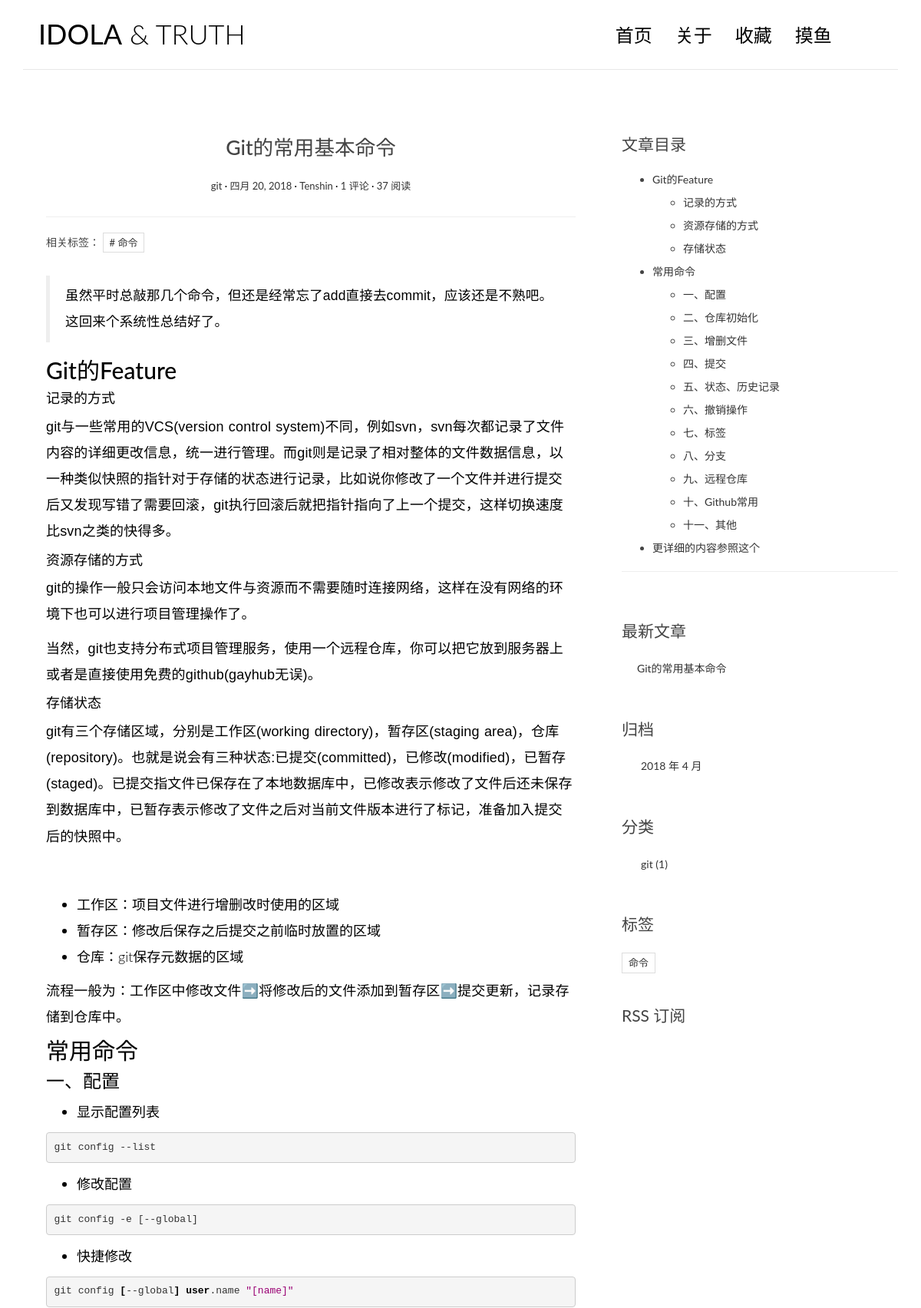
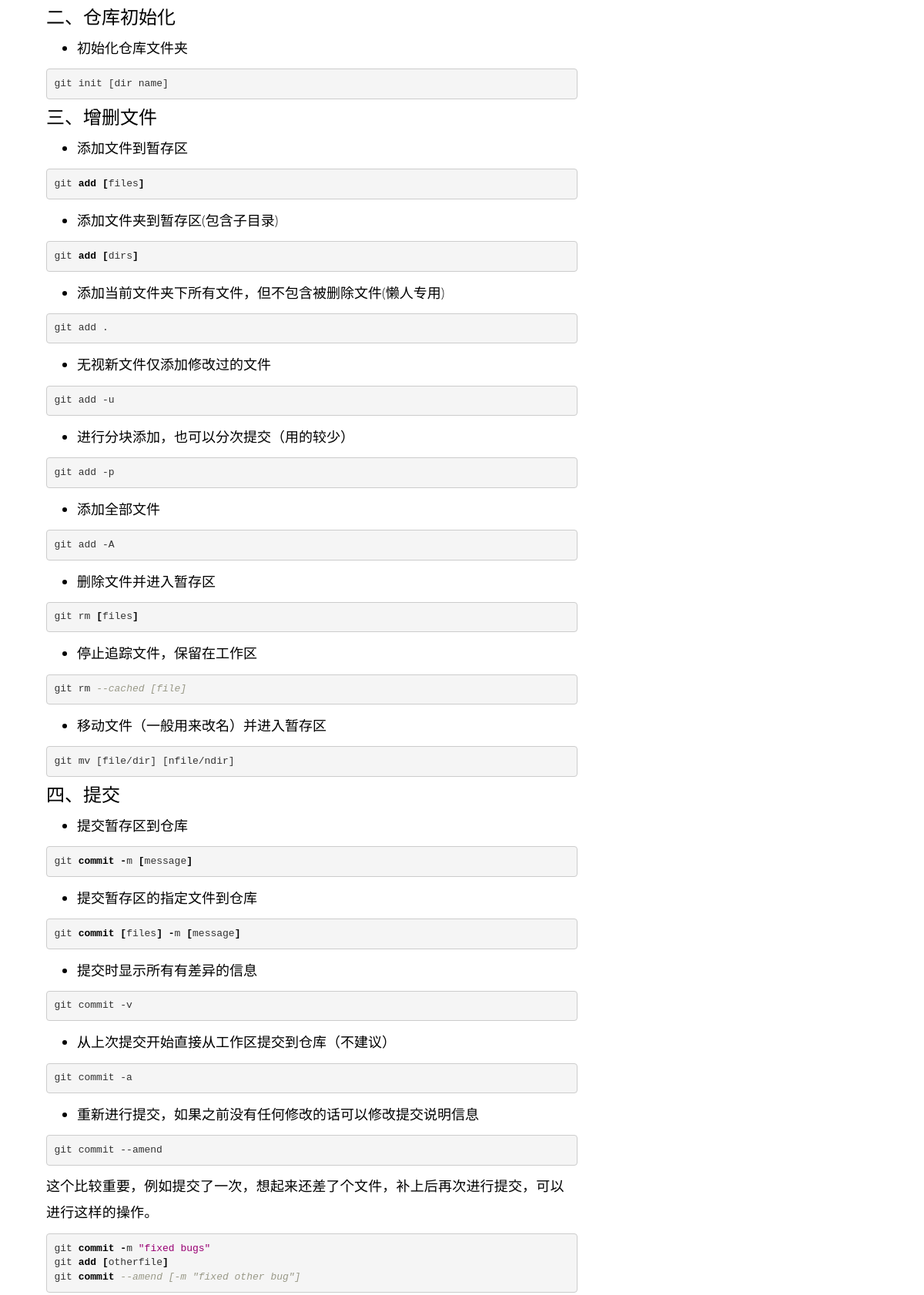
Screenshot of /post/3/ (upper part) with the database file from the repository (2 pictures, top to bottom).
### blog/models.py (models this page shows, shortened)
@python_2_unicode_compatible
class Post(models.Model):
    title = models.CharField(max_length=70)
    body = models.TextField()
    create_time = models.DateField()
    modified_time = models.DateField()
    excerpt = models.CharField(max_length=200, blank=True)
    """
    分类标签相关
    """
    category = models.ForeignKey(Category, on_delete=models.CASCADE)
    tags = models.ManyToManyField(Tag, blank=True)
    """
    文章作者，django.contrib.auth 是 Django 内置的应用，专门用于处理网站用户的注册、登录等流程
    on_delete=models.CASCADE
    也应该是个主键，参数是由user那边的传过来的
    """
    author = models.ForeignKey(User, on_delete=models.CASCADE)
    views = models.PositiveIntegerField(default=0)
    def increase_views(self):
        self.views += 1
        self.save(update_fields=['views'])
    def get_absolute_url(self):
        return reverse('blog:detail', kwargs={'pk': self.pk})
    def save(self, *args, **kwargs):
        if not self.excerpt:
            md = markdown.Markdown(extensions=[
                'markdown.extensions.extra',
                'markdown.extensions.codehilite',
            ])
            self.excerpt = strip_tags(md.convert(self.body))[:54]
        super(Post, self).save(*args, **kwargs)
    class Meta:
        ordering = ['-create_time', 'title']

@python_2_unicode_compatible
class Category(models.Model):
    name = models.CharField(max_length=100)

@python_2_unicode_compatible
class Tag(models.Model):
    name = models.CharField(max_length=100)

### blog/views.py (the view)
# urls.py: url(r'^post/(?P<pk>[0-9]+)/$', views.PostDetailView.as_view(), name='detail'),
class PostDetailView(DetailView):
    model = Post
    template_name = "blog/detail.html"
    context_object_name = "post"
    def get(self, request, *args, **kwargs):
        response = super(PostDetailView, self).get(request, *args, **kwargs)
        self.object.increase_views()
        return response
    def get_object(self, queryset=None):
        post = super(PostDetailView, self).get_object(queryset=None)
        md = markdown.Markdown(extensions=[
            'markdown.extensions.extra',
            'markdown.extensions.codehilite',
            TocExtension(slugify=slugify),
        ])
        post.body = md.convert(post.body)
        post.toc = md.toc
        return post
    def get_context_data(self, **kwargs):
        context = super(PostDetailView, self).get_context_data(**kwargs)
        form = CommentForm
        comment_list = self.object.comment_set.all()
        context.update({
            "form": form,
            "comment_list": comment_list
        })
        return context

### blog/templatetags/blog_tags.py (called while the page is built)
@register.simple_tag
def get_recent_posts(num=5):
    return Post.objects.all()[:num]

@register.simple_tag
def archives():
    return Post.objects.dates('create_time', 'month', order='DESC')

@register.simple_tag
def get_categories():
    return Category.objects.annotate(num_posts=Count('post')).filter(num_posts__gt=0)

@register.simple_tag
def get_tags():
    return Tag.objects.annotate(num_posts=Count('post')).filter(num_posts__gt=0)

### templates/blog/detail.html (shortened to what this page needs)
{% extends 'base.html' %}
        {% block main %}
                <article class="post post-{{ post.pk }}">
                    <header class="entry-header">
                        <h1 class="entry-title">{{ post.title }}</h1>
                        <div class="entry-meta">
                            <span class="post-category"><a href="javascript:void(0);">{{ post.category.name }}</a></span>
                            <span class="post-date">
                                <a href="javascript:void(0);">
                                    <time class="entry-date" datetime="{{ post.create_time }}">
                                        {{ post.create_time }}
                                    </time>
                                </a>
                            </span>
                            <span class="post-author"><a href="javascript:void(0);">{{ post.author }}</a></span>
                            <span class="comments-link"><a href="javascript:void(0);">{{ post.comment_set.count }} 评论</a></span>
                            <span class="views-count"><a href="javascript:void(0);">{{ post.views }} 阅读</a></span>
                        </div>
                        <hr>
                        <div class="widget-tag-cloud">
                            <ul>
                                相关标签：
                                {% for tag in post.tags.all %}
                                    <li>
                                        <a href="{% url 'blog:tag' tag.pk %}"># {{ tag.name }}</a>
                                    </li>
                                {% endfor %}
                            </ul>
                        </div>
                    </header>
                    <br>
                    <div class="entry-content clearfix">
                        {{ post.body|safe }}
                    </div>
                </article>
                {% endblock main %}
            {% block toc %}
                <div class="widget widget-content">
                    <h3 class="widget-title">文章目录</h3>
                    {{ post.toc|safe }}
                    <hr>
                </div>
            {% endblock toc %}

### templates/base.html (shortened to what this page needs)
{% load static from staticfiles %}
{% load blog_tags %}
<!DOCTYPE html>
<html>
<head>
    <link rel="stylesheet" href="http://code.ionicframework.com/ionicons/2.0.1/css/ionicons.min.css">
    <link href="https://cdn.bootcss.com/bootstrap/3.3.7/css/bootstrap.min.css" rel="stylesheet">
    <link rel="stylesheet" href="{% static 'css/pace.css' %}">
    <link rel="stylesheet" href="{% static 'css/custom.css' %}">
    <link rel="stylesheet" href="{% static 'css/highlights/github.css' %}">
    <link rel="stylesheet" href="{% static 'css/simple_style.css' %}">
</head>
<body>
<div class="container">
    <header id="site-header">
        <div class="row">
            <div class="col-md-4 col-sm-5 col-xs-8">
                <div class="logo">
                    <h1><a href="{% url 'blog:index' %}"><b>IDOLA</b>&nbsp;&amp;&nbsp;TRUTH</a></h1>
                </div>
            </div>
            <div class="col-md-8 col-sm-7 col-xs-4">
                <nav class="main-nav" role="navigation">
                    <div class="collapse navbar-collapse" id="bs-example-navbar-collapse-1">
                        <ul class="nav navbar-nav navbar-right">
                            <li class="cl-effect-11"><a href="{% url 'blog:index' %}" data-hover="首页">首页</a></li>
                            <li class="cl-effect-11"><a href="{% url 'blog:about' %}" data-hover="关于">关于</a></li>
                            <li class="cl-effect-11"><a href="{% url 'blog:collection' %}" data-hover="收藏">收藏</a></li>
                            <li class="cl-effect-11">
                                <a href="http://www.theuselessweb.com/" target="_blank" data-hover="摸鱼">摸鱼</a>
                            </li>
                        </ul>
                    </div>
                </nav>
            </div>
        </div>
    </header>
</div>
<div class="content-body">
    <div class="container">
        <div class="row">
            <main class="col-md-8">
                {% block main %}
                {% endblock main %}
            </main>
            <aside class="col-md-4">
                {% block toc %}
                {% endblock toc %}
                <div class="widget widget-recent-posts">
                    <h3 class="widget-title">最新文章</h3>
                    {% get_recent_posts as recent_post_list %}
                    <ul>
                        {% for post in recent_post_list %}
                        <li>
                            <a href="{{ post.get_absolute_url }}">{{ post.title }}</a>
                        </li>
                        {% empty %}
                            暂无文章 ( ^ω^ )
                        {% endfor %}
                    </ul>
                </div>
                <div class="widget widget-archives">
                    <h3 class="widget-title">归档</h3>
                    {% archives as date_list %}
                    <ul>
                        {% for date in date_list %}
                        <li>
                            <a href="{% url 'blog:archives' date.year date.month %}">
                                {{ date.year }} 年 {{ date.month }} 月
                            </a>
                        </li>
                        {% empty %}
                            暂无归档  (´・ω・｀)
                        {% endfor %}
                    </ul>
                </div>
                <div class="widget widget-category">
                    <h3 class="widget-title">分类</h3>
                    {% get_categories as category_list %}
                    <ul>
                        {% for category in category_list %}
                        <li>
                            <a href="{% url 'blog:category' category.pk %}">
                                {{ category.name }}
                                <span class="post-count">({{ category.num_posts }})</span>
                            </a>
                        </li>
                        {% empty %}
                            暂无分类  (´・ω・｀)
                        {% endfor %}
                    </ul>
                </div>
                <div class="widget widget-tag-cloud">
                    <h3 class="widget-title">标签</h3>
                    {% get_tags as tag_list %}
                    <ul>
                        {% for tag in tag_list %}
                        <li>
                            <a href="{% url 'blog:tag' tag.pk %}">{{ tag.name }}</a>
                        </li>
                        {% empty %}
                            暂无标签  (´・ω・｀)
                        {% endfor %}
                    </ul>
                </div>
                <div class="rss">
                    <a href="{% url 'blog:rss' %}"> RSS 订阅</a>
                </div>
            </aside>
        </div>
    </div>
</div>
</body>
</html>

### blog/static/css/custom.css (style rules this page uses)
* { outline: none; }
h1, h2, h3, h4, h5, h6 { margin-top: 0; }
b { font-weight: 400; }
a { color: #333; }
body { color: #444; font-family: 'Lato', sans-serif; }
p { font-family: 'Ubuntu', sans-serif; font-weight: 400; word-spacing: 1px; letter-spacing: 0.01em; }
#site-header { background-color: #FFF; padding: 25px 20px; margin-bottom: 40px; border-bottom: 1px solid #e7e7e7; }
.logo h1 a { color: #000; }
.logo h1 { margin: 0; font-family: 'Lato', sans-serif; font-weight: 300; }
.main-nav { margin-top: 11px; max-width: 95%; }
.main-nav a { color: #000000 !important; padding: 0 0 5px 0 !important; margin-right: 30px; font-family: 'Lato', sans-serif; font-weight: 300; font-size: 24px; }
.cl-effect-11 a { padding: 10px 0; color: #0972b4; text-shadow: none; }
.cl-effect-11 a::before { position: absolute; top: 0; left: 0; overflow: hidden; padding: 0 0 5px 0 !important; max-width: 0; border-bottom: 1px solid #000; color: #000; content: attr(data-hover); white-space: nowrap; -webkit-transition: max-width 0.5s; -moz-transition: max-width 0.5s; transition: max-width 0.5s; }
.content-body { padding-bottom: 4em; }
.post { background: #fff; padding: 30px 30px 0; }
.entry-title { text-align: center; font-size: 1.9em; margin-bottom: 20px; line-height: 1.6; padding: 10px 20px 0; }
.entry-meta { text-align: center; color: #DDDDDD; font-size: 13px; margin-bottom: 30px; }
.entry-content { font-size: 18px; line-height: 1.9; font-weight: 300; color: #000; }
.post-category::after, .post-date::after, .post-author::after, .comments-link::after { content: ' ·'; color: #000; }
.widget { background: #fff; padding: 30px 0 0; }
.widget-title { font-size: 1.5em; margin-bottom: 20px; line-height: 1.6; padding: 10px 0 0; font-weight: 400; }
.widget-recent-posts ul { padding: 0; margin: 0; padding-left: 20px; }
.widget-recent-posts ul li { list-style-type: none; position: relative; line-height: 170%; margin-bottom: 10px; }
.widget-recent-posts ul li::before { content: '\f3d3'; font-family: "Ionicons"; position: absolute; left: -17px; top: 3px; font-size: 16px; color: #000; }
.widget-archives ul { padding: 0; margin: 0; padding-left: 25px; }
.widget-archives ul li { list-style-type: none; position: relative; line-height: 170%; margin-bottom: 10px; }
.widget-archives ul li::before { content: '\f3f3'; font-family: "Ionicons"; position: absolute; left: -25px; top: 1px; font-size: 16px; color: #000; }
.widget-category ul { padding: 0; margin: 0; padding-left: 25px; }
.widget-category ul li { list-style-type: none; position: relative; line-height: 170%; margin-bottom: 10px; }
.widget-category ul li::before { content: '\f3fe'; font-family: "Ionicons"; position: absolute; left: -25px; top: 1px; font-size: 18px; color: #000; }
.widget-tag-cloud ul { padding: 0; margin: 0; margin-right: -10px; }
.widget-tag-cloud ul li { list-style-type: none; font-size: 13px; display: inline-block; margin-right: 10px; margin-bottom: 10px; padding: 3px 8px; border: 1px solid #ddd; }
.widget-content ul ul { margin-top: 10px; }
.widget-content ul li { margin-bottom: 10px; }
.rss { font-size: 21px; margin-top: 30px; }
.rss a { color: #444; }

### blog/static/css/highlights/github.css (style rules this page uses)
.codehilite .k { color: #000000; font-weight: bold }
.codehilite .o { color: #000000; font-weight: bold }
.codehilite .c1 { color: #999988; font-style: italic }
.codehilite .w { color: #bbbbbb }
.codehilite .ss { color: #990073 }

### rows the page displays
Post: title "Git的常用基本命令", category.name "git", create_time "四月 20, 2018", author "Tenshin", comment_set.count "1", views "37", body "虽然平时总敲那几个命令，但还是经常忘了add直接去commit，应该还是不熟吧。这回来个系统性总结好了。 Git的Feature 记录的方式 git与一些常用的VCS(version control system)不同，例如svn，svn每次都记录了文件内容的详细更改信息，统一进行管理。而git则是记录了相对整体的文件数据信息，以一种类似快照的指针对于存储的状态进行记录，比如说你修改了一个文件并进行提交后又发现写错了需要回滚，git执行回滚后就把指针指向了上一个提交，这样切换速度比svn之类的快得多。 资源存储的方式 git的操作一般只会访问本地文件与资源而不需要随时连接网络，这样在没有网络的环境下也可以进行项目管理操作了。 当然，git也支持分布式项目管理服务，使用一个远程仓库，你可以把它放到服务器上或者是直接使用免费的github(gayhub无误)。 存储状态 git有三个存储区域，分别是工作区(working directory)，暂存区(staging area)，仓库(repository)。也就是说会有三种状态:已提交(committed)，已修改(modified)，已暂存(staged)。已提交指文件已保存在了本地数据库中，已修改表示修改了文件后还未保存到数据库中，已暂存表示修改了文件之后对当前文件版本进行了标记，准备加入提交后的快照中。 工作区：项目文件进行增删改时使用的区域 暂存区：修改后保存之后提交之前临时放置的区域 仓库：git保存元数据的区域 流程一般为：工作区中修改文件➡️将修改后的文件添加到暂存区➡️提交更新，记录存储到仓库中。 常用命令…", toc "Git的Feature 记录的方式 资源存储的方式 存储状态 常用命令 一、配置 二、仓库初始化 三、增删文件 四、提交 五、状态、历史记录 六、撤销操作 七、标签 八、分支 九、远程仓库 十、Github常用 十一、其他 更详细的内容参照这个"
Tag: name "命令"
Category: name "git", num_posts "1"

### other values shown
{{ date.year }} "2018"
{{ date.month }} "4"
